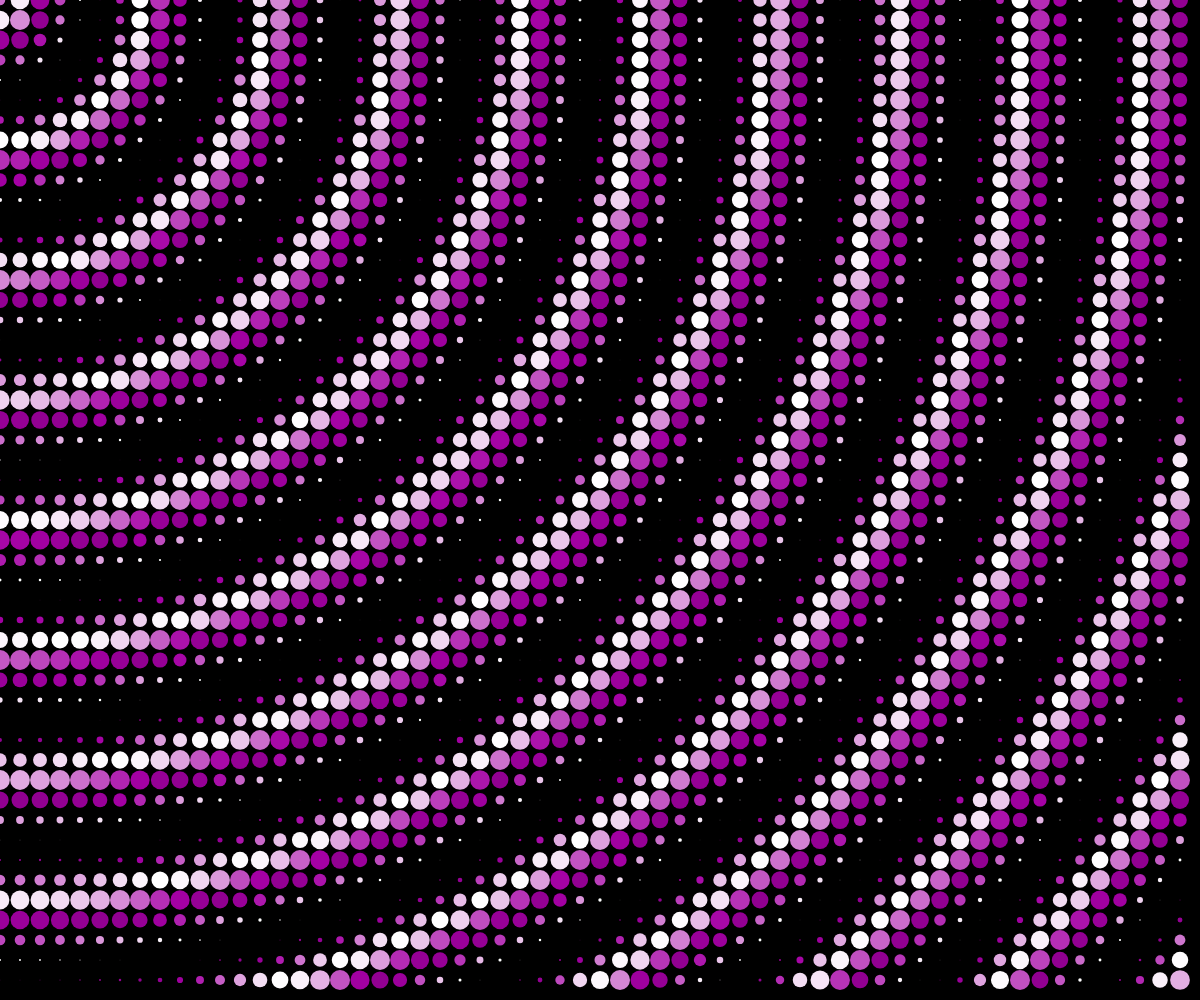
Frame 1 (no input)
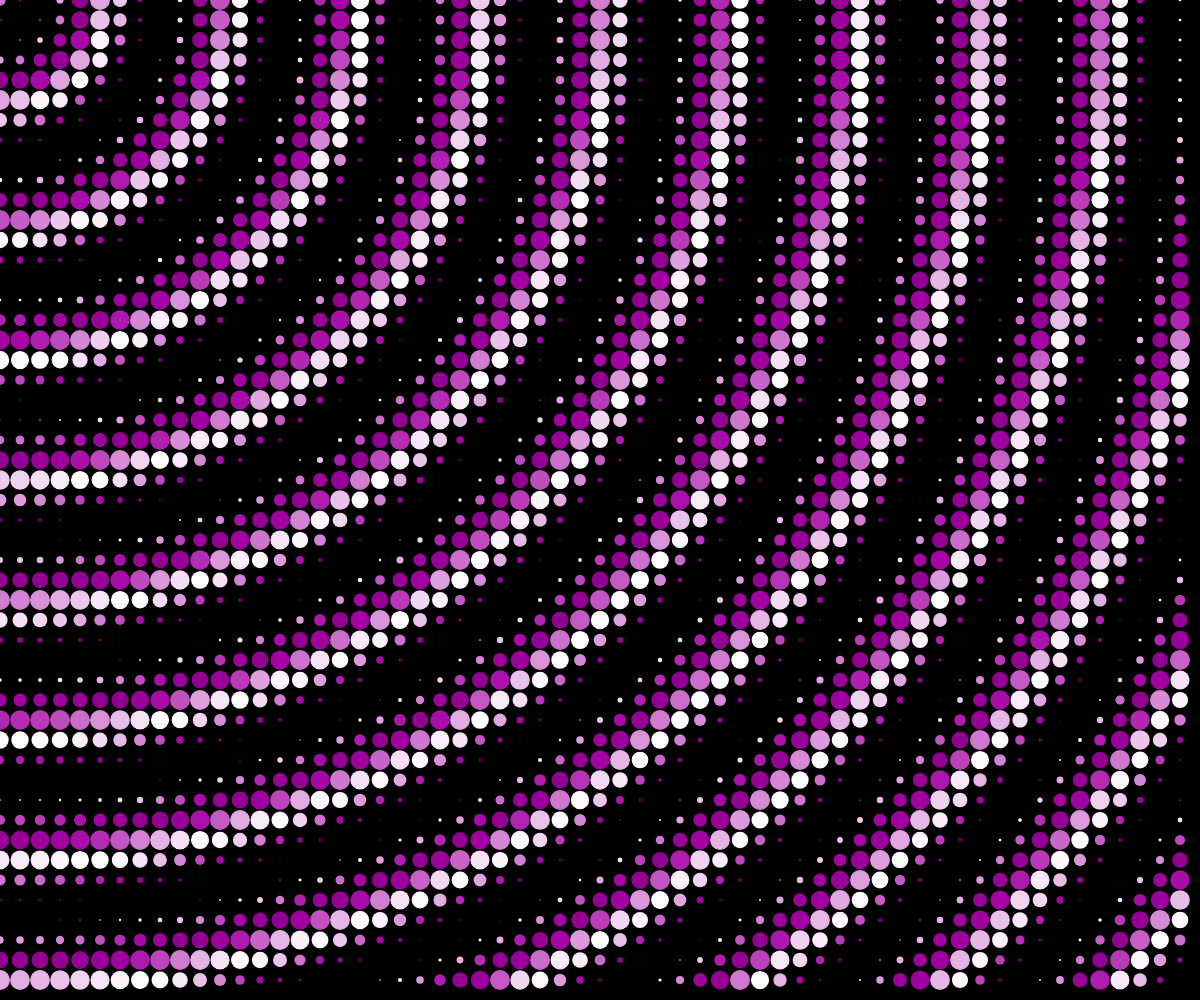
Frame 60 (no input)
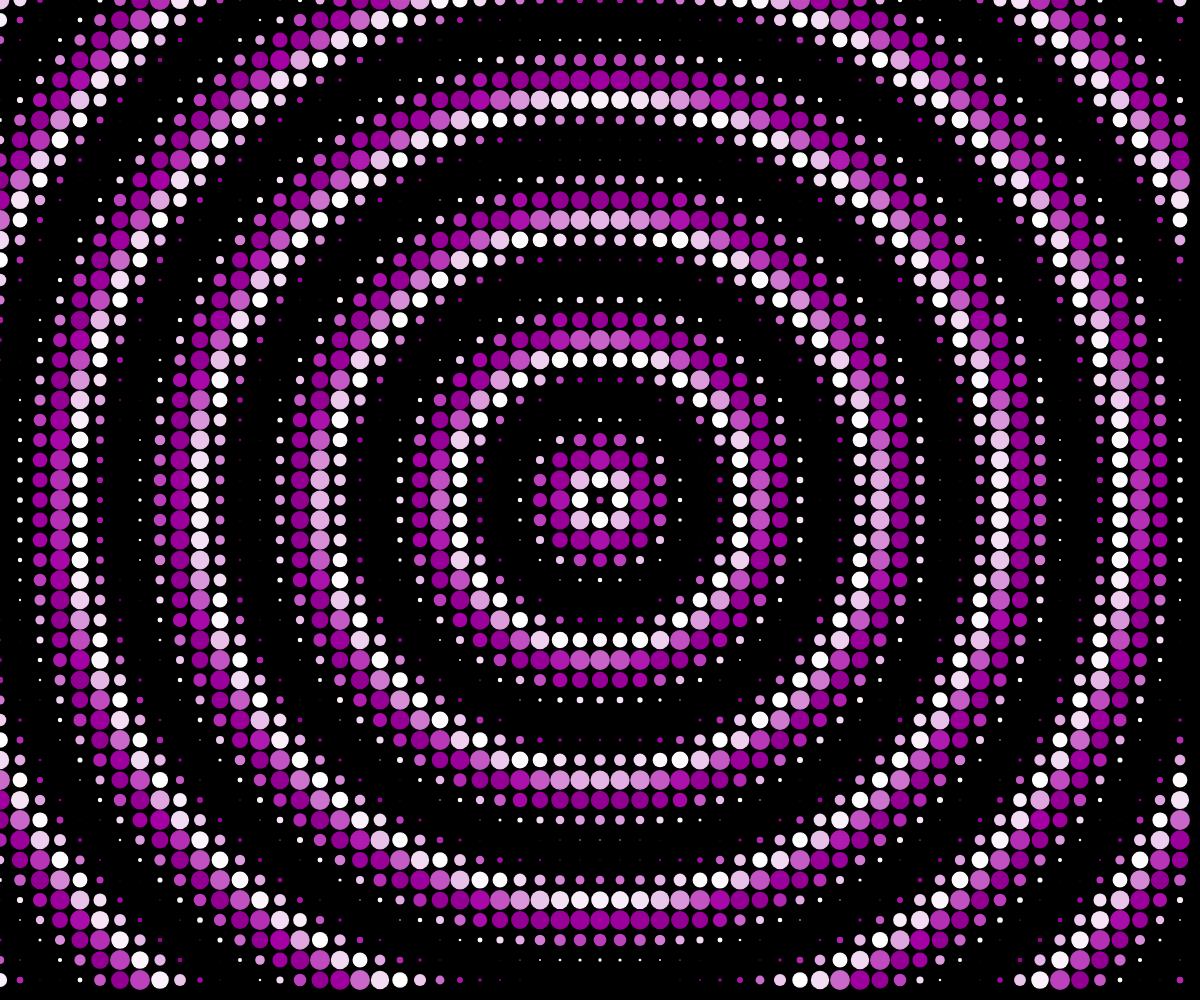
Frame 120 (the mouse pressed at the canvas centre since frame 60)

The p5.js sketch that drew these frames (run headless with seeded random() and noise() and a simulated clock; from frame 60 on, the mouse is pressed at the canvas centre):

// p5.js sketch
// ── sketch.js
function setup() {
      createCanvas(windowWidth, windowHeight);
  noStroke();
}

function draw() {
  background(0);
  let t = frameCount * 0.05;

  for (let x = 0; x < width; x += 20) {
    for (let y = 0; y < height; y += 20) {
      let d = dist(x, y, mouseX, mouseY);
      let r = 10 + 10 * sin(t + d * 0.05);
      let wave = sin(t + d * 0.1);
      fill(200 + 55 * wave, 100 + 155 * wave, 200 + 55 * wave);
      ellipse(x, y, r, r);
    }
  }
}
